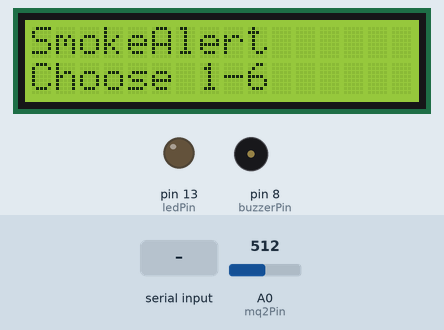
Recording of a sketch running on a simulated Arduino Uno, built with avr-gcc and run on an emulated ATmega328P. Shown: 16×2 character LCD, output pins drawn as LEDs (lit = HIGH), buzzer (waves = sounding, pin HIGH). Dashed ring = blinking. The test bench sets the inputs (shaded band); at power-on: A0 (mq2Pin) = 512. Random numbers use the default seed unless the sketch sets one; what the sketch prints to the serial monitor is not drawn.

Above: at 3.4 s.
3.5 s: "3\n" received over Serial
At 4.4 s:
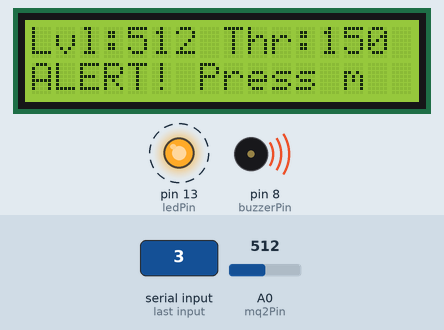
6.5 s: A0 (mq2Pin) set to 163
At 8.1 s:
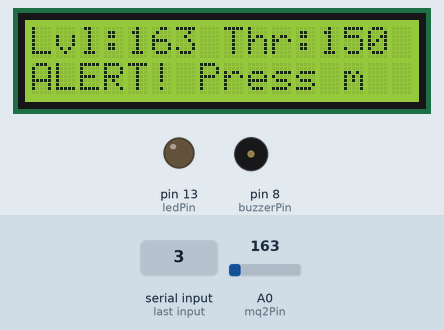
8.3 s: A0 (mq2Pin) set to 134
At 9.3 s:
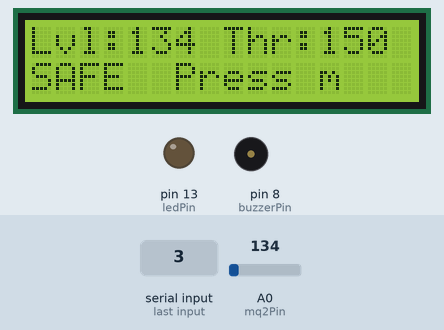
10.0 s: byte 113 ('q') received over Serial
At 11.1 s:
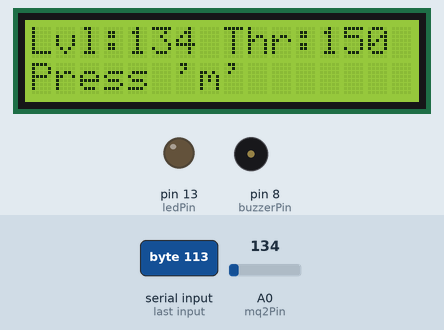
11.7 s: "m90\n" received over Serial
At 12.9 s:
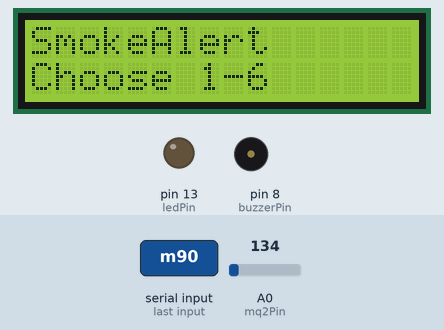
13.4 s: byte 49 ('1') received over Serial
At 14.8 s:
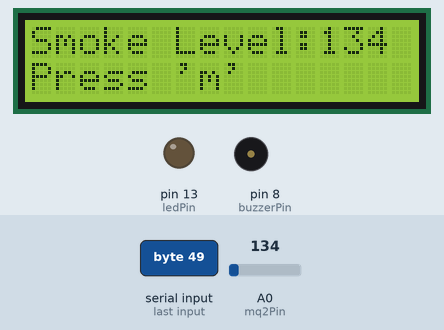
Timing chart, 0 to 15.9 s (numbered marks = the images above; inputs shaded):
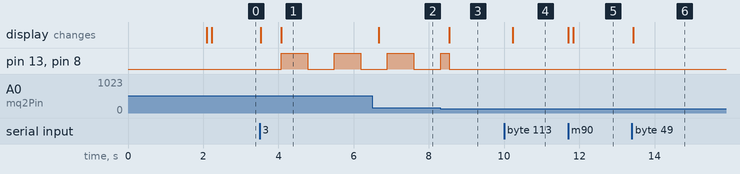

Measured:
- the behaviour switches between 151 and 150 on A0 (mq2Pin) (found by bisection; images 2 and 3)
- after the input at 3.5 s, pin 13 (ledPin), pin 8 (buzzerPin): alternates HIGH for 0.71 s and LOW for 0.71 s, starting after 0.57 s; the display: first changes at once (image 1 shows a later state)
- after the input at 6.5 s, the display: changes after 0.16 s (image 2)
- after the input at 8.3 s, the display: changes after 0.25 s (image 3)
- after the input at 10.0 s, the display: changes after 0.23 s (image 4)
- after the input at 11.7 s, the display: first changes at once (image 5 shows a later state)
- after the input at 13.4 s, the display: changes at once (image 6)

The sketch:

SmokeAlert.ino
```cpp
#include <Wire.h>
#include <LiquidCrystal_I2C.h>

LiquidCrystal_I2C lcd(0x27, 16, 2); // I2C LCD (16x2)

const int mq2Pin = A0;      // MQ-2 analog output
const int ledPin = 13;      // LED pin
const int buzzerPin = 8;    // Active buzzer pin

int smokeThreshold = 150;   // Default smoke threshold
int smokeLevel = 0;         // Current smoke reading

// Event log array (stores last 10 events)
String eventLog[10];
int logIndex = 0;

// Simulated power consumption in mA
float powerConsumption = 30.0;

void setup() {
  pinMode(ledPin, OUTPUT);
  pinMode(buzzerPin, OUTPUT);
  pinMode(mq2Pin, INPUT);

  Serial.begin(9600);

  lcd.init();
  lcd.backlight();
  lcd.setCursor(0, 0);
  lcd.print("SmokeAlert      ");
  lcd.setCursor(0, 1);
  lcd.print("Initializing... ");
  delay(2000);
  lcd.clear();

  printMenu();
}

void loop() {
  char choice = 0;
  unsigned long startTime = millis();
  const unsigned long timeout = 60000; // 1 minute

  // Display menu header
  lcd.setCursor(0, 0);
  lcd.print("SmokeAlert      ");
  lcd.setCursor(0, 1);
  lcd.print("Choose 1-6     "); // padded

  Serial.println("\nEnter choice (1-6): ");

  // Wait up to 1 minute for user input
  while (millis() - startTime < timeout) {
    if (Serial.available()) {
      choice = Serial.read();
      while (Serial.available() > 0) Serial.read(); // Clear buffer
      break;
    }
  }

  if (choice == 0) {
    Serial.println("No input detected. Returning to menu...");
    printMenu();
    return;
  }

  // Process choice
  switch (choice) {
    case '1':
      viewCurrentSmokeLevel();
      break;
    case '2':
      setSafetyThreshold();
      break;
    case '3':
      runSmokeDetection();
      break;
    case '4':
      viewPowerConsumption();
      break;
    case '5':
      viewEventLog();
      break;
    case '6':
      exitProgram();
      break;
    default:
      Serial.println("Invalid choice. Please select 1-6.");
      break;
  }

  printMenu();
}

// ---------------- Menu Functions ----------------

void printMenu() {
  Serial.println(F("\n--- Smoke Detector Menu ---"));
  Serial.println(F("1. View Current Smoke Level"));
  Serial.println(F("2. Set Safety Threshold"));
  Serial.println(F("3. Run Smoke Detection"));
  Serial.println(F("4. View Power Consumption"));
  Serial.println(F("5. View Event Log"));
  Serial.println(F("6. Exit Program"));
}

// ---------------- Pause for user ----------------

void waitForMenu() {
  lcd.setCursor(0, 1);
  lcd.print("Press 'm'       "); // show prompt

  Serial.println("\nPress 'm' to return to menu...");

  while (true) {
    if (Serial.available()) {
      char c = Serial.read();
      while (Serial.available() > 0) Serial.read(); // clear buffer
      if (c == 'm' || c == 'M') break;
    }
  }
  lcd.clear(); // clear after user presses 'm'
}

// ---------------- Functions ----------------

void viewCurrentSmokeLevel() {
  smokeLevel = analogRead(mq2Pin);
  Serial.print("Current Smoke Level: ");
  Serial.println(smokeLevel);

  lcd.clear();
  lcd.setCursor(0, 0);
  lcd.print("Smoke Level:");
  lcd.setCursor(12, 0);
  lcd.print(smokeLevel);   // show value
  lcd.setCursor(0, 1);
  lcd.print("Press 'm'       ");

  waitForMenu();
}

void setSafetyThreshold() {
  Serial.println("Enter new safety threshold (0-1023): ");

  lcd.clear();
  lcd.setCursor(0, 0);
  lcd.print("Enter Threshold");
  lcd.setCursor(0, 1);
  lcd.print("Type and press");

  unsigned long startTime = millis();
  const unsigned long timeout = 60000; // 1 minute
  String inputString = "";

  while (millis() - startTime < timeout) {
    if (Serial.available()) {
      char c = Serial.read();

      // Only accept digits
      if (c >= '0' && c <= '9') {
        inputString += c;
        Serial.print(c); // echo input
      }

      // Enter pressed (handle both \n and \r)
      if (c == '\n' || c == '\r') {
        if (inputString.length() > 0) {
          int newThreshold = inputString.toInt();
          if (newThreshold >= 0 && newThreshold <= 1023) {
            smokeThreshold = newThreshold;
            Serial.println();
            Serial.print("New threshold set: ");
            Serial.println(smokeThreshold);

            // Display new threshold and prompt
            lcd.clear();
            lcd.setCursor(0, 0);
            lcd.print("Thres: ");
            lcd.print(smokeThreshold);
            lcd.print("   "); // pad to clear old digits
            lcd.setCursor(0, 1);
            lcd.print("Press 'm'       ");

            // Wait for user to press 'm'
            waitForMenu();
            lcd.clear();
            return;
          } else {
            Serial.println();
            Serial.println("Invalid value! Enter 0-1023.");
            inputString = "";
          }
        }
      }
    }
  }

  // Timeout
  Serial.println();
  Serial.println("No input detected in 1 minute. Returning to menu...");
  lcd.clear();
  lcd.setCursor(0, 0);
  lcd.print("No input detect");
  lcd.setCursor(0, 1);
  lcd.print("Returning...     ");
  waitForMenu();
}

// ---------------- Smoke Detection ----------------

void runSmokeDetection() {
  Serial.println("Running smoke detection... Press 'q' to stop.");

  bool ledState = false;
  unsigned long lastBlink = 0;
  const unsigned long blinkInterval = 500;

  String lastStatus = ""; // track previous status

  lcd.clear();
  lcd.setCursor(0, 0);
  lcd.print("SmokeDetect     ");
  lcd.setCursor(0, 1);
  lcd.print("Initializing... ");
  delay(500);

  while (true) {
    smokeLevel = analogRead(mq2Pin);

    // Determine current status
    String currentStatus = (smokeLevel > smokeThreshold) ? "ALERT" : "SAFE";

    // Only add to event log if status changed
    if (currentStatus != lastStatus) {
      addEventLog(smokeLevel, currentStatus);
      lastStatus = currentStatus;
    }

    // Update LCD
    lcd.setCursor(0, 0);
    lcd.print("Lvl:");
    lcd.print(smokeLevel);
    lcd.print("   ");  // pad leftover digits
    lcd.setCursor(8, 0);
    lcd.print("Thr:");
    lcd.print(smokeThreshold);
    lcd.print("   ");

    lcd.setCursor(0, 1);
    if (currentStatus == "ALERT") {
      lcd.print("ALERT! Press m "); // pad to clear previous SAFE
      // Blink LED and buzzer
      if (millis() - lastBlink >= blinkInterval) {
        ledState = !ledState;
        digitalWrite(ledPin, ledState);
        digitalWrite(buzzerPin, ledState);
        lastBlink = millis();
      }
    } else {
      lcd.print("SAFE  Press m  "); // pad to clear previous ALERT
      digitalWrite(ledPin, LOW);
      digitalWrite(buzzerPin, LOW);
    }

    // Print to Serial
    Serial.print("Smoke Level: ");
    Serial.print(smokeLevel);
    Serial.print(" Status: ");
    Serial.println(currentStatus);

    // Exit detection if 'q' is pressed
    if (Serial.available()) {
      char c = Serial.read();
      while (Serial.available() > 0) Serial.read();
      if (c == 'q' || c == 'Q') {
        digitalWrite(ledPin, LOW);
        digitalWrite(buzzerPin, LOW);
        Serial.println("Smoke detection stopped.");
        break;
      }
    }

    delay(200);
  }

  // Wait for user to press 'm' before returning to menu
  lcd.setCursor(0, 1);
  lcd.print("Press 'm' to menu");
  waitForMenu();
  lcd.clear();
}

// ---------------- Power & Event Log ----------------

void viewPowerConsumption() {
  Serial.print("Estimated power consumption: ");
  Serial.print(powerConsumption);
  Serial.println(" mA");

  lcd.clear();
  lcd.setCursor(0, 0);
  lcd.print("Power:");
  lcd.setCursor(7, 0);
  lcd.print(powerConsumption);
  lcd.print("mA");
  lcd.setCursor(0, 1);
  lcd.print("Press 'm'       ");

  waitForMenu();
}

void viewEventLog() {
  Serial.println("--- Event Log ---");
  lcd.clear();
  lcd.setCursor(0, 0);
  lcd.print("Check Serial    ");
  lcd.setCursor(0, 1);
  lcd.print("Press 'm'       ");

  for (int i = 0; i < 10; i++) {
    if (eventLog[i] != "") Serial.println(eventLog[i]);
  }

  waitForMenu();
}

// ---------------- Exit Program ----------------

void exitProgram() {
  digitalWrite(ledPin, LOW);
  digitalWrite(buzzerPin, LOW);

  lcd.clear();
  lcd.setCursor(0, 0);
  lcd.print("Thank you for   ");
  lcd.setCursor(0, 1);
  lcd.print("using SmokeAlert");

  Serial.println("Program exited. Goodbye!");
  while (true) {}
}

// ---------------- Helper Functions ----------------

void addEventLog(int level, String status) {
  unsigned long totalSeconds = millis() / 1000;
  unsigned int hours = totalSeconds / 3600;
  unsigned int minutes = (totalSeconds % 3600) / 60;
  unsigned int seconds = totalSeconds % 60;

  char timeStamp[9];
  sprintf(timeStamp, "%02u:%02u:%02u", hours, minutes, seconds);

  String event = String(timeStamp) + " Level:" + String(level) + " Status:" + status;
  eventLog[logIndex] = event;
  logIndex = (logIndex + 1) % 10;
}
```
